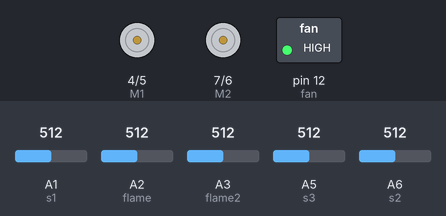
Bench run of a sketch on a simulated Arduino Nano, built with avr-gcc and run on an emulated ATmega328P. Shown: direction and speed pins drawn as motors (green arrow = direction pin HIGH = forward, orange = LOW = backward, longer = more drive), switched loads named in the sketch (green lamp = pin HIGH). Inputs (shaded band) come from the test bench; at power-on: A2 (flame) = 512, A3 (flame2) = 512, A1 (s1) = 512, A5 (s3) = 512, A6 (s2) = 512. What the sketch prints to the serial monitor is not drawn.

Above: at 9.2 s.
9.3 s: A2 (flame) set to 520
At 17.5 s:
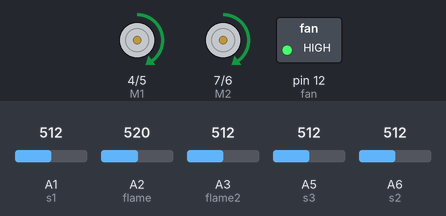
18.5 s: A3 (flame2) set to 537
26.9 s: A3 (flame2) set to 306
At 34.05 s:
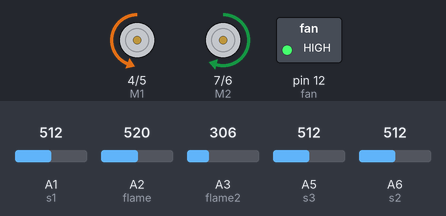
35.6 s: A2 (flame) set to 987
44.0 s: A2 (flame) set to 1016
At 52.0 s:
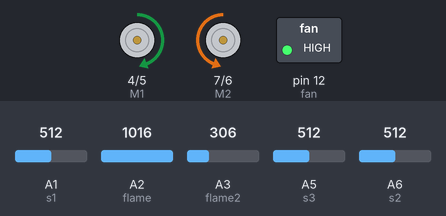
52.4 s: A3 (flame2) set to 1010
At 53.5 s:
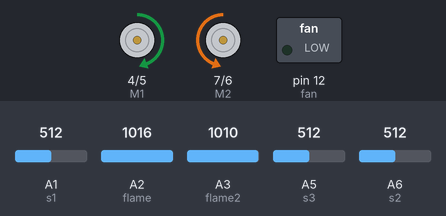
Timing chart, 0 to 55.4 s (numbered marks = the images above; inputs shaded):
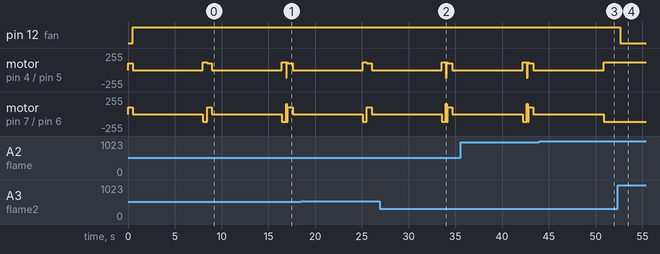

The sketch:

120flame.ino
```cpp
int E1 = 5;
int E2 = 6;
int M1 = 4;
int M2 = 7;
int bump = 11;
int s1 = A1;
int s2 = A6;
int s3 = A5;
int flame = A2;
int flame2 = A3;
int fan = 12;
int r1;
int r2;
int r3;
int f1;
int f2;
int fflag = 0;


void setup() {
 set();

}

void loop() {
Serial.print(f1);
fuckreading();
fuckflame();
wall();


}
```

functions.ino
```cpp
void stop1()
{
  digitalWrite(E1,LOW);
  digitalWrite(E2,LOW);
}
void advance(int a,int b)
{
  analogWrite (E1,a);
  digitalWrite(M1,HIGH);
  analogWrite (E2,b);
  digitalWrite(M2,HIGH);

}
void backoff (char a,char b)
{
  analogWrite (E1,a);
  digitalWrite(M1,LOW);
  analogWrite (E2,b);
  digitalWrite(M2,LOW);
}
void turnL (char a,char b)
{
  analogWrite (E1,a);
  digitalWrite(M1,LOW);
  analogWrite (E2,b);
  digitalWrite(M2,HIGH);
}
void turnR (char a,char b)
{
  analogWrite (E1,a);
  digitalWrite(M1,HIGH);
  analogWrite (E2,b);
  digitalWrite(M2,LOW);
}
void wall(){
   if(228 < r1 && r1 < 259 ){
      advance(115, 115);
  }
  else if (r2>300){
      turnR(115,115);
      delay(450);
                     }
    else if(r1 < 220) {
      turnL(115,115);
                       }
    else if(r1 > 250){
      turnR(115,115);
                      }

    else if(r1<270 && r2<200 && r3<200){
      advance(105, 85);
      delay(1000);
                                       }

    else {
      advance(105,105);
           }
             }

void set(){
   pinMode(M1, OUTPUT);
  pinMode(E1, OUTPUT);
  pinMode(E2, OUTPUT);
  pinMode(M2, OUTPUT);
  pinMode(bump, INPUT);
  pinMode(s1, INPUT);
 pinMode(s2, INPUT);
 pinMode(s3, INPUT);
 pinMode(flame, INPUT);
 pinMode(flame2, INPUT);
 pinMode(fan, OUTPUT);
 Serial.begin(9600);
}
void fuckreading(){
r1 = analogRead(s1);
r2 = analogRead(s2);
r3 = analogRead(s3);
f1 = analogRead(flame);
f2 = analogRead(flame2);
}
void sad(){
  advance(100,100);
  delay(500);
}
void fuckflame(){
  if(f1<1000 && f2 <1000){
    if(f1>f2){
      turnL(115,155);
      delay(100);
    }
    if(f2<f1){
      turnR(115,115);
      delay(100);
    }
   sad();
  stop1();
  digitalWrite(13, HIGH);
  digitalWrite(fan, HIGH);
  delay(7500);
  }
else if (f1>1000 && f2>1000) {
  digitalWrite(fan, LOW);
}
}
```

Measured:
- the behaviour switches between 512 and 513 on A2 (flame) (found by bisection; images 0 and 1)
- the behaviour switches between 999 and 1000 on A2 (flame) (found by bisection; images 2 and 3)
- after the input at 44.0 s, motor on pin 4 (M1) / pin 5 (E1): goes on until 50.9 s, then stays forward 115/255; motor on pin 7 (M2) / pin 6 (E2): goes on until 50.9 s, then stays backward 115/255
- after the input at 52.4 s, pin 12 (fan): HIGH → LOW after 0.26 s
